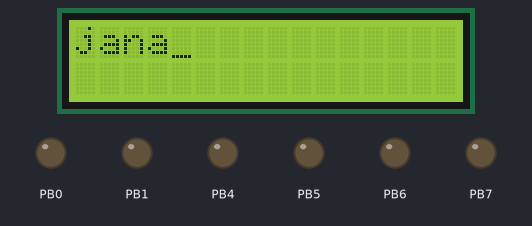
Recording of a program running on a simulated ATmega32, built with avr-gcc and emulated at 8 MHz. On the bench: 16×2 character LCD, output pins drawn as LEDs (lit = HIGH). Wiring (inferred from the signals the program sends): character LCD (HD44780): RS PB2; E PB3; data PC0, PC1, PC2, PC3, PC4, PC5, PC6, PC7. Pins used as bus, display or sensor lines are not drawn. At 2.8 s the program stops and its outputs stay as they are.

Above: at 2.8 s.

The program:

LCD_Driver.c
```c
/*
 * LCD_Driver.c
 *
 * Created: 10/11/2019 6:27:03 PM
 *  Author: Ali Elsaadany
 */


#include <avr/io.h>
#include "GPIO_AVR.h"
#include "LCD_Driver.h"
#include <util/delay.h>


void LCD_Init();
void LCD_Data(unsigned char letter);
void LCD_Command (unsigned char cmd);
void LCD_String(char* str);

int main(void)
{
	LCD_Init();
	LCD_String("jana");

}

void LCD_Init()
{
	Port_Direction(data,output);
	Port_Direction(command,output);
	Port_Write(data,0x00);
	Pin_Reset(command,EN);

	if (mode == 8)
	{
		LCD_Command(0X38);


	}
	else if (mode==4)
	{
		LCD_Command(0X33);
		LCD_Command(0X32);
		LCD_Command(0X28);

	}

	LCD_Command(0X0E);
	LCD_Command(0X01);
	_delay_ms(2000);
	LCD_Command(0X06);


}

void LCD_Data(unsigned char out)
{
	Pin_Set(command,RS);
	_delay_ms(1);
	if(mode==8)
	{
		Port_Write(data,out);
		_delay_ms(1);

	}
	else if (mode==4)
	{
		Port_Write(data,(out&0XF0));
		Pin_Set(command,RS);
		Pin_Set(command,EN);
		_delay_ms(1);
		Pin_Reset(command,EN);
		_delay_ms(100);
		Port_Write(data,(out<<4));
	}

	Pin_Set(command,EN);
	_delay_ms(1);
	Pin_Reset(command,EN);
	_delay_ms(100);


}

void LCD_Command (unsigned char cmd)
{


	if (mode == 8)
	{

		Port_Write(data,cmd);
		_delay_ms(1);


	}
	else if (mode==4)
	{
		Port_Write(data,(cmd&0XF0));
		Pin_Reset(command,RS);
		Pin_Reset(command,EN);
		_delay_ms(1);
		Pin_Set(command,EN);
		_delay_ms(100);
		Port_Write(data,(cmd<<4));

	}
	Pin_Reset(command,RS);
	Pin_Set(command,EN);
	_delay_ms(1);
	Pin_Reset(command,EN);
	_delay_ms(100);
}

void LCD_String(char* str)
{
	unsigned char i=0;
	while(str[i]!=0)
	{
		LCD_Data(str[i]);
		i++;
	}
}
```

AVR_INPUT_AND_OUTPUT.h
```c
/*
 * AVR_INPUT_AND_OUTPUT.h
 *
 * Created: 10/10/2019 1:59:01 PM
 *  Author: Ali Elsaadany
 */


#ifndef AVR_INPUT_AND_OUTPUT_H_
#define AVR_INPUT_AND_OUTPUT_H_


#define output 1
#define input 0


#endif /* AVR_INPUT_AND_OUTPUT_H_ */
```

AVR_PORTS.h
```c
/*
 * AVR_PORTS.h
 *
 * Created: 10/10/2019 1:58:33 PM
 *  Author: Ali Elsaadany
 */


#ifndef AVR_PORTS_H_
#define AVR_PORTS_H_

#define A 0x39 // the base address for PIN A -- PINA+1=DDRA --- PINA +2 = PORTA
#define B 0x36
#define C 0x33
#define D 0x30


#endif /* AVR_PORTS_H_ */
```

LCD_Driver.h
```c
/*
 * LCD_Driver.h
 *
 * Created: 10/11/2019 6:29:49 PM
 *  Author: Ali Elsaadany
 */


#ifndef LCD_DRIVER_H_
#define LCD_DRIVER_H_
#define F_CPU 8000000ul

#define data C
#define command B
#define RS 2
#define EN 3
#define mode 8


#endif /* LCD_DRIVER_H_ */
```

GPIO_AVR.c
```c
/*
 * GPIO_AVR.c
 *
 * Created: 10/1/2019 6:14:50 PM
 *  Author: Ali Elsaadany
 */
#include "GPIO_AVR.h"

void Port_Direction ( char base , char state )
{
	if (state==output)
	(*(volatile unsigned char*)(base+1))=0xff; // DDRA = 0XFF
	else
	(*(volatile unsigned char*)(base+1))=0x00;
}

void Pin_Direction(char base , char pin , char state)
{
	if (state==output)
	(*(volatile unsigned char*)(base+1))|=(1<<pin);
	else
	(*(volatile unsigned char*)(base+1))&=~(1<<pin);
}

void Pin_Reset (char base , char pin )
{
	(*(volatile unsigned char*)(base+2))&=~(1<<pin);
}

void Pin_Set (char base , char pin )
{
	(*(volatile unsigned char*)(base+2))|=(1<<pin);
}

void Pin_Toggle (char base , char pin )
{
	(*(volatile unsigned char*)(base+2))^=(1<<pin);
}

void Port_Write (char base, char value )
{
	(*(volatile unsigned char*)(base+2))=value;
}

char Port_Read (char base )
{
	volatile unsigned char result;
	result= (*(volatile unsigned char*)(base));
	return result;
}


void Pin_Write(char base, char pin, char value)
{
	if (value==0)
	(*(volatile unsigned char*)(base+2))|=1<<pin ;
	else
	(*(volatile unsigned char*)(base+2)) &=~(1<<pin);
}

char Pin_Read (char base, char pin)
{
	volatile unsigned char result ;
	result= (*(volatile unsigned char*)(base)&&(1<<pin));
	return result;
}
```

GPIO_AVR.h
```c
/*
 * GPIO_AVR.h
 *
 * Created: 10/10/2019 1:57:03 PM
 *  Author: Ali Elsaadany
 */


#ifndef GPIO_AVR_H_
#define GPIO_AVR_H_

#include "AVR_PORTS.h"
#include "AVR_INPUT_AND_OUTPUT.h"

void Port_Direction(char base, char state);
void Pin_Direction(char base , char pin , char state);
void Pin_Reset (char base , char pin );
void Pin_Set (char base , char pin );
void Pin_Toggle (char base , char pin );
void Port_Write(char base , char value);
char Port_Read (char base );
void Pin_Write(char base, char pin, char value);
char Pin_Read (char base, char pin);


#endif /* GPIO_AVR_H_ */
```
